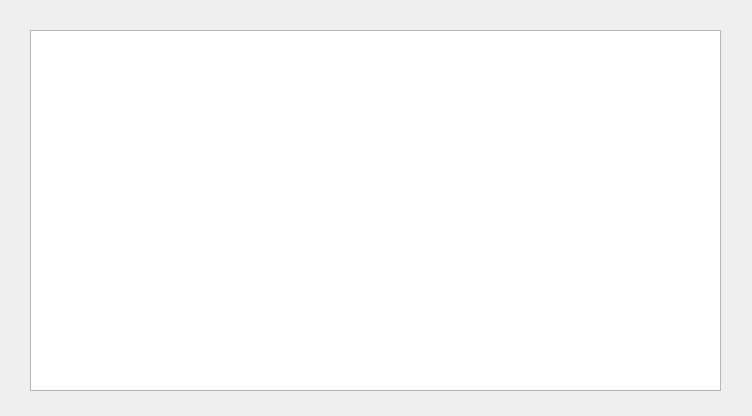
<?xml version="1.0" encoding="UTF-8"?>
<ui version="4.0">
 <class>AvailableSupp</class>
 <widget class="QWidget" name="AvailableSupp">
  <property name="geometry">
   <rect>
    <x>0</x>
    <y>0</y>
    <width>752</width>
    <height>416</height>
   </rect>
  </property>
  <property name="windowTitle">
   <string>Form</string>
  </property>
  <widget class="QTableView" name="tableView">
   <property name="geometry">
    <rect>
     <x>30</x>
     <y>30</y>
     <width>691</width>
     <height>361</height>
    </rect>
   </property>
  </widget>
 </widget>
 <resources/>
 <connections/>
</ui>
